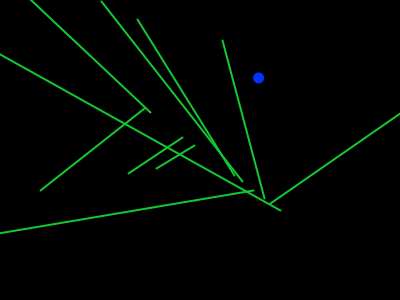
Frame 1 (no input)
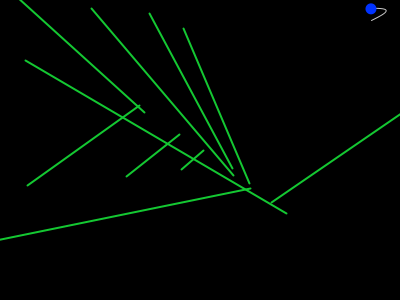
Frame 60 (the mouse pressed at the canvas centre just before this capture)
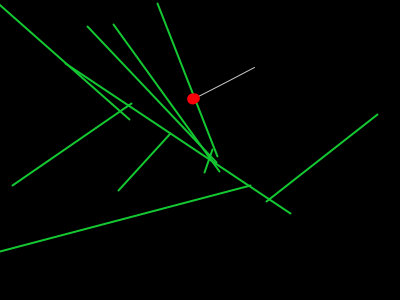
Frame 120 (the mouse held since frame 60 and released just before this capture)

The Processing sketch that drew these frames (run headless with seeded random() and noise(); from frame 60 on, the mouse is pressed at the canvas centre):

// Processing sketch: processing_65795
// ── processing_65795.pde

int tailSegments = 4;
int tailCurviness = 10;
int tailSize;
int numPlatforms = 10;
PVector p;
PVector r[], s[];
PVector tail[];
PVector pvel;
float noiseScale = 0.001;
float noiseCount = 0;

void setup()
{
  size (400, 300);
  p = new PVector (random(width), random(height));
  r = new PVector[numPlatforms];
  s = new PVector[numPlatforms];
  for (int i=0; i<numPlatforms; i++)
  {
    r[i] = new PVector (0,0);
    s[i] = new PVector (0,0);
  }
  float xvel = random (1., 3);
  float yvel = random (1., 3);
  if (random(1.0)<0.5) xvel *= -1;
  if (random(1.0)<0.5) yvel *= -1;
  pvel = new PVector (xvel, yvel);
  smooth();
  tailSize = tailSegments * tailCurviness;
  tail = new PVector [tailSize];
  for (int i=0; i<tailSize; i++)
  {
    tail[i] = new PVector (p.x, p.y);
  }
}

void draw()
{
  background(0);
  stroke(255, 200);
  noFill();
  beginShape();
  vertex(p.x, p.y);
  for (int i=0; i<tailSize; i+=tailCurviness)
  {
    curveVertex(tail[i].x, tail[i].y);
  }
  endShape();
  boolean collided = false;
  for (int i=0; i<numPlatforms; i++)
  {
    r[i].x = noise(noiseCount, i, 0)*width;
    r[i].y = noise(noiseCount, i, noiseCount)*height;
    s[i].x = r[i].x + noise(noiseCount, i, 2)*800-400;
    s[i].y = r[i].y + noise(noiseCount, i, 3)*600-300;
    strokeWeight(2);
    stroke(20, 200, 50);
    line (r[i].x, r[i].y, s[i].x, s[i].y);
    strokeWeight(1);
    if (findIntersection(p, r[i], s[i])) collided = true;
  }
  if (!collided) fill(0, 50, 255);
  else fill(255, 0, 10);
  noStroke();
  ellipse(p.x, p.y, 11, 11);
  p.x += pvel.x;
  p.y += pvel.y;
  if (p.x < 0)
  {
    p.x = 0;
    pvel.x *= -1;
  }
  if (p.x > width)
  {
    p.x = width;
    pvel.x *= -1;
  }
  if (p.y < 0)
  {
    p.y = 0;
    pvel.y *= -1;
  }
  if (p.y > height)
  {
    p.y = height;
    pvel.y *= -1;
  }
  for (int i=tailSize-1; i>0; i--)
  {
    tail[i].x = tail[i-1].x;
    tail[i].y = tail[i-1].y;
  }
  tail[0].x = p.x;
  tail[0].y = p.y;
  noiseCount += noiseScale;
}

boolean findIntersection(PVector _p, PVector _r, PVector _s)
{
  boolean result = false;
  PVector _q = new PVector (_p.x + pvel.x, _p.y + pvel.y);
  float A1 = _q.y - _p.y;
  float B1 = _p.x - _q.x;
  float C1 = A1 * _p.x + B1 * _p.y;

  // line of reflection
  float A2 = _s.y - _r.y;
  float B2 = _r.x - _s.x;
  float C2 = A2 * _r.x + B2 * _r.y;
  float det = A1 * B2 - A2 * B1;
  if (det==0)
  {
    //println("Lines are parallel");
  }
  else

  {
    float x = (B2*C1 - B1*C2)/det;
    float y = (A1*C2 - A2*C1)/det;
    boolean inX1range = (x >= min (_p.x, _q.x)) && (x <= max(_p.x, _q.x));
    boolean inY1range = (y >= min (_p.y, _q.y)) && (y <= max(_p.y, _q.y));
    boolean inX2range = (x >= min (_r.x, _s.x)) && (x <= max(_r.x, _s.x));
    boolean inY2range = (y >= min (_r.y, _s.y)) && (y <= max(_r.y, _s.y));
    if (inX1range && inY1range && inX2range && inY2range)
      // bounce!
    {
      noStroke();
      fill(255, 0, 0);
      ellipse(x, y, 10, 10);
      float a = A2 * -1 / B2;
      float c = C2 / B2;
      float d = (_p.x + (_p.y - c) * a) / (1 + a*a);
      float xref = 2*d - _p.x;
      float yref = 2*d*a - _p.y + 2*c;
      PVector intersection = new PVector (x, y);
      PVector reflected = new PVector (xref, yref);
      PVector segment = PVector.sub(reflected, intersection);
      PVector velmag = PVector.sub(_q, _p);
      // not optimal since it uses 2 sqrts
      float scalar = velmag.mag() / segment.mag();
      p.x = xref;
      p.y = yref;      
      pvel.x = (x-xref)*scalar;
      pvel.y = (y-yref)*scalar;
      result = true;
    }
  }
  return result;
}

void keyPressed()
{
    p = new PVector (random(width), random(height));
    float xvel = random (1., 3);
    float yvel = random (1., 3);
    if (random(1.0)<0.5) xvel *= -1;
    if (random(1.0)<0.5) yvel *= -1;
    pvel = new PVector (xvel, yvel);
    for (int i=0; i<tailSize; i++)
    {
      tail[i] = new PVector (p.x, p.y);
    }
  }
